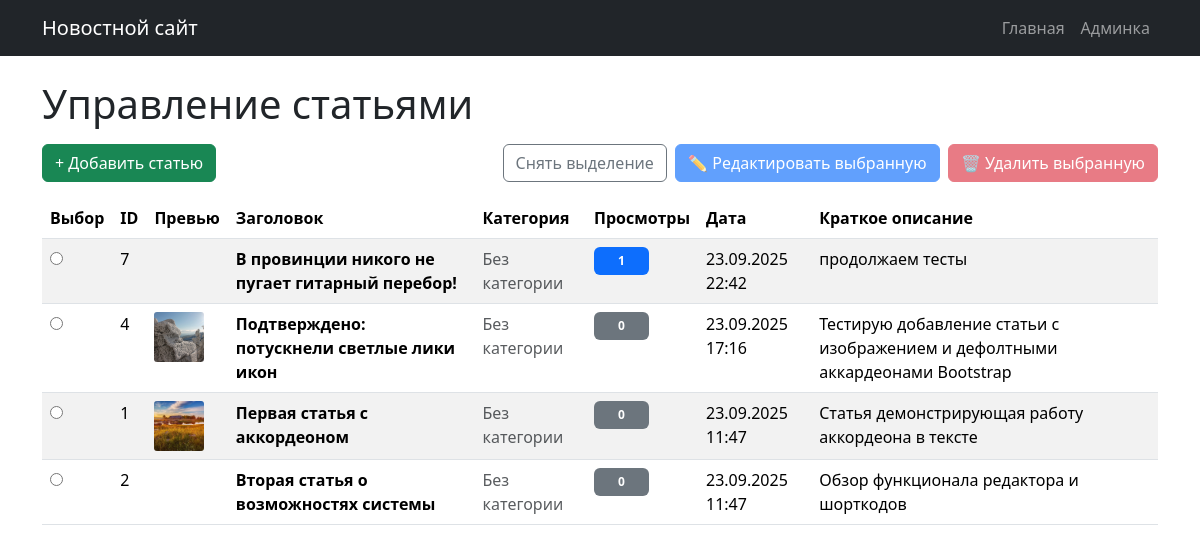
The app's page /admin/index.php with its own data.
### tables this page shows
CREATE TABLE articles (
    id INTEGER PRIMARY KEY AUTOINCREMENT,
    title TEXT NOT NULL,
    content TEXT NOT NULL,
    short_description TEXT,
    created_at DATETIME DEFAULT CURRENT_TIMESTAMP,
    updated_at DATETIME DEFAULT CURRENT_TIMESTAMP
, preview_image TEXT, views INTEGER DEFAULT 0, category_id INTEGER DEFAULT NULL);

### includes/functions.php (called while the page is built, shortened)
<?php
function getAllArticlesWithCategories() {
    $db = new Database();
    $pdo = $db->getConnection();
    $stmt = $pdo->query("
        SELECT a.*, c.name as category_name, c.slug as category_slug
        FROM articles a
        LEFT JOIN categories c ON a.category_id = c.id
        ORDER BY a.created_at DESC
    ");
    return $stmt->fetchAll(PDO::FETCH_ASSOC);
}
?>

### admin/index.php (the view, shortened to what this page needs)
<?php
require_once '../includes/functions.php';
$articles = getAllArticlesWithCategories();
?>
<?php
include '../includes/header.php';
?>
<h1>Управление статьями</h1>
<form method="POST" id="articles-form">
    <div class="d-flex justify-content-between align-items-center my-3">
        <div>
            <a href="add.php" class="btn btn-success">+ Добавить статью</a>
        </div>
        <div>
            <button type="button" class="btn btn-outline-secondary" id="deselect-all">
                Снять выделение
            </button>
            <button type="submit" name="edit_selected" class="btn btn-primary mx-1" id="edit-selected" disabled>
                ✏️ Редактировать выбранную
            </button>
            <button type="submit" name="delete_selected" class="btn btn-danger" id="delete-selected" disabled>
                🗑️ Удалить выбранную
            </button>
        </div>
    </div>
    <div class="table-responsive">
<table class="table table-striped">
    <thead>
        <tr>
            <th width="40">Выбор</th>
            <th>ID</th>
            <th>Превью</th>
            <th>Заголовок</th>
            <th>Категория</th>
            <th>Просмотры</th>
            <th>Дата</th>
            <th>Краткое описание</th>
        </tr>
    </thead>
    <tbody>
        <?php if (empty($articles)): ?>
            <tr>
                <td colspan="8" class="text-center text-muted py-4">
                    Статьи пока не добавлены
                </td>
            </tr>
        <?php else: ?>
            <?php foreach ($articles as $article): ?>
            <tr>
                <td>
                    <input type="radio" name="selected_article" value="<?php echo $article['id']; ?>"
                           class="article-radio">
                </td>
                <td><?php echo $article['id']; ?></td>
                <td>
                    <?php if (!empty($article['preview_image'])): ?>
                    <img src="<?php echo htmlspecialchars($article['preview_image']); ?>"
                         style="height: 50px; width: 50px; object-fit: cover; border-radius: 3px;"
                         alt="Превью"
                         onerror="this.style.display='none'">
                    <?php else: ?>
                    <span class="text-muted">Нет</span>
                    <?php endif; ?>
                </td>
                <td>
                    <strong><?php echo htmlspecialchars($article['title']); ?></strong>
                </td>
                <td>
                    <?php if ($article['category_name']): ?>
                        <span class="badge bg-info">
                            <?php echo htmlspecialchars($article['category_name']); ?>
                        </span>
                    <?php else: ?>
                        <span class="text-muted">Без категории</span>
                    <?php endif; ?>
                </td>
                <td>
                    <span class="px-4 py-2 badge bg-<?php echo ($article['views'] ?? 0) > 0 ? 'primary' : 'secondary'; ?>">
                        <?php echo $article['views'] ?? 0; ?>
                    </span>
                </td>
                <td><?php echo date('d.m.Y H:i', strtotime($article['created_at'])); ?></td>
                <td>
                    <?php
                    $short_desc = $article['short_description'] ?? '';
                    echo htmlspecialchars(mb_strlen($short_desc) > 100 ? mb_substr($short_desc, 0, 100) . '...' : $short_desc);
                    ?>
                </td>
            </tr>
            <?php endforeach; ?>
        <?php endif; ?>
    </tbody>
</table>
    </div>
</form>
<?php include '../includes/footer.php'; ?>

### records on screen
articles: id "7", title "В провинции никого не пугает гитарный перебор!", views "1", created_at "23.09.2025 22:42", short_description "продолжаем тесты"
articles: id "4", preview_image (picture), title "Подтверждено: потускнели светлые лики икон", views "0", created_at "23.09.2025 17:16", short_description "Тестирую добавление статьи с изображением и дефолтными аккардеонами Bootstrap"
articles: id "1", preview_image (picture), title "Первая статья с аккордеоном", views "0", created_at "23.09.2025 11:47", short_description "Статья демонстрирующая работу аккордеона в тексте"
articles: id "2", title "Вторая статья о возможностях системы", views "0", created_at "23.09.2025 11:47", short_description "Обзор функционала редактора и шорткодов"
